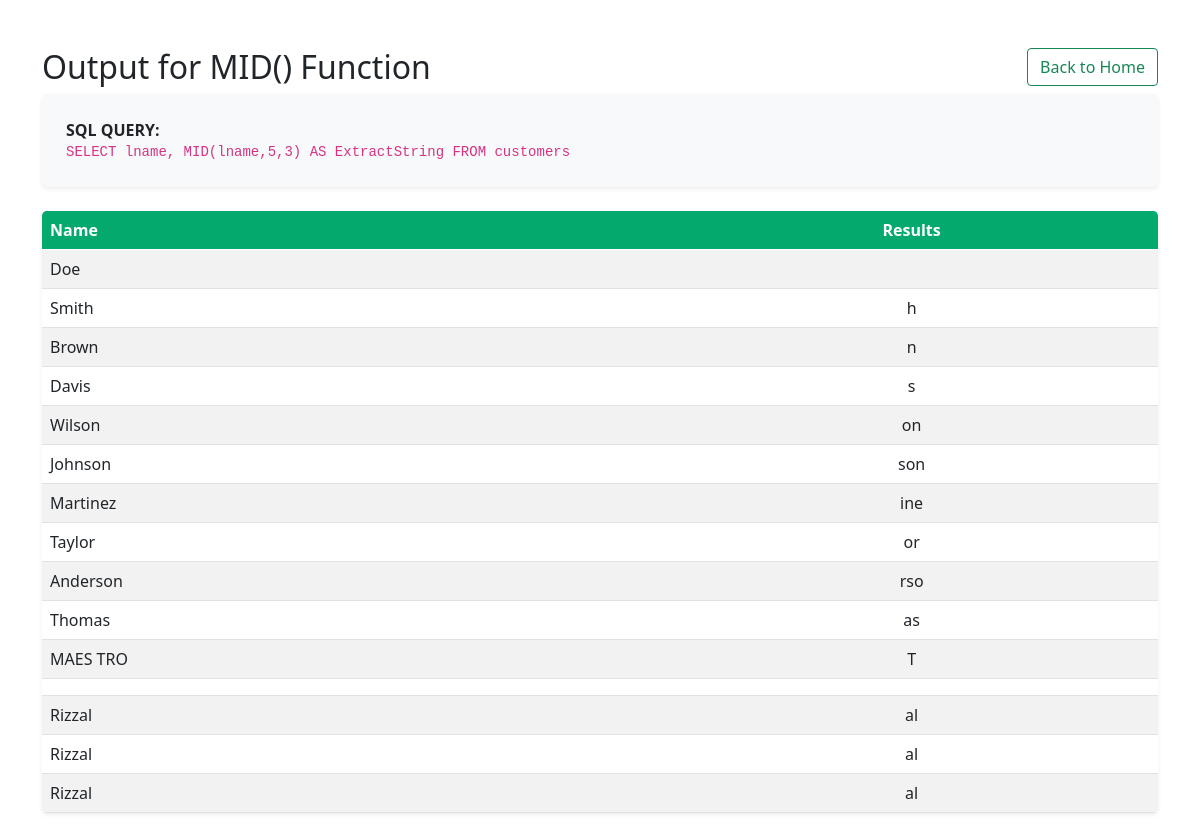
The page /String_Functions/MID_func.php on the database its author committed.
### tables this page shows
CREATE TABLE `customers` (
  `userID` int(11) NOT NULL,
  `fname` varchar(100) NOT NULL,
  `lname` varchar(100) NOT NULL,
  `email` varchar(100) NOT NULL
);

### String_Functions/MID_func.php (the view, shortened to what this page needs)
<?php
include '../db.php';
$sql = "SELECT lname,  MID(lname,5,3) AS ExtractString FROM customers ";
$result = $conn->query($sql);
?>
<head>
    <link href="https://cdn.jsdelivr.net/npm/bootstrap@5.0.2/dist/css/bootstrap.min.css" rel="stylesheet">
</head>
<body>
<div class='container mt-5'>
<div class= d-flex justify-content-between align-items-center mb-4>
<h2>Output for MID() Function</h2>
<div class=ms-auto><a class='btn btn-outline-success' href='../index.php'>Back to Home</a></div>
</div>
<div class="p-4 rounded-3 mb-4 shadow-sm" style="background-color: #f8f9fa;">
    <p class="mb-0"><strong>SQL QUERY:</strong>
    <br><code><?php echo $sql?></code></p>
</div>
<table class='table table-striped table-hover rounded-3 overflow-hidden shadow-sm'>
    <thead style='background-color:#04AA6D; color:white'>
        <tr>
            <th class=text-start>Name</th>
            <th class=text-center>Results</th>
        </tr>
    </thead>
<?php
if ($result->num_rows > 0) {
    while($row = $result->fetch_assoc()) {
        echo "<tr>";
        echo "<td class='text-start'>" . htmlspecialchars($row["lname"]) . "</td>";
        echo "<td class='text-center'>" . $row["ExtractString"] . "</td>";
        echo "</tr>";
    }
} else {
    echo "<tr><td colspan='2'>0 results found or query failed.</td></tr>";
}
echo "</table>";
echo "</div>";
?>
</body>

### rows shown on the page
customers: lname "Doe"
customers: lname "Smith", ExtractString "h"
customers: lname "Brown", ExtractString "n"
customers: lname "Davis", ExtractString "s"
customers: lname "Wilson", ExtractString "on"
customers: lname "Johnson", ExtractString "son"
customers: lname "Martinez", ExtractString "ine"
customers: lname "Taylor", ExtractString "or"
customers: lname "Anderson", ExtractString "rso"
customers: lname "Thomas", ExtractString "as"
customers: lname "MAES TRO", ExtractString "T"
customers: lname "Rizzal", ExtractString "al"
customers: lname "Rizzal", ExtractString "al"
customers: lname "Rizzal", ExtractString "al"

### other values the page prints
$sql "SELECT lname, MID(lname,5,3) AS ExtractString FROM customers"
